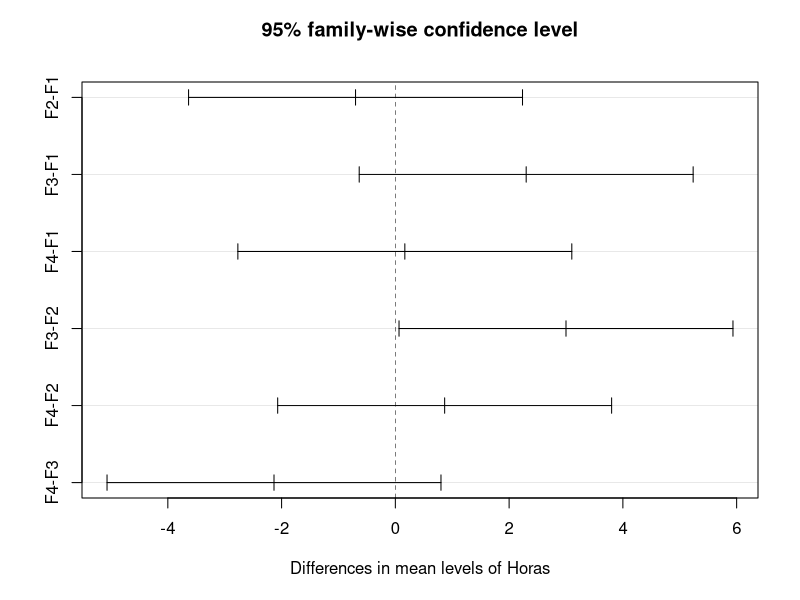
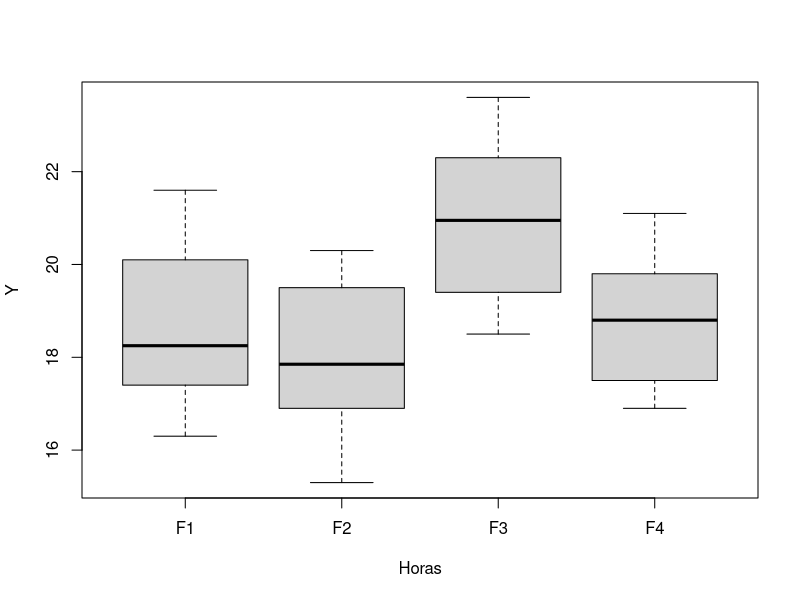
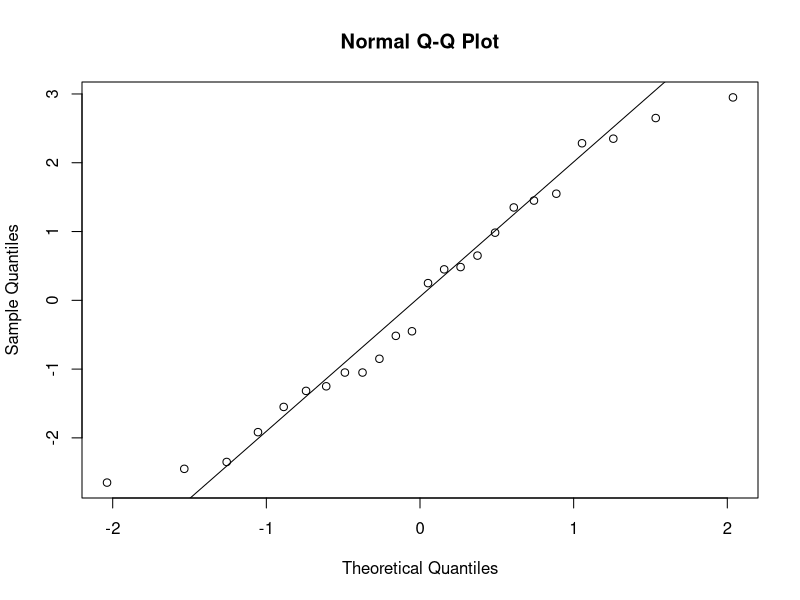

Source code (R) for these figures, in order:
F1<-c(17.6,18.9,16.3,17.4,20.1,21.6)
F2<-c(16.9,15.3,18.6,17.1,19.5,20.3)
F3<-c(21.4,23.6,19.4,18.5,20.5,22.3)
F4<-c(19.3,21.1,16.9,17.5,18.3,19.8)



df<-data.frame(F1,F2,F3,F4)
df
df<-stack(df)
names(df)<-c("Y","Horas")
df

modelo<-aov(Y~Horas,data=df)
summary(modelo)

tk1<-TukeyHSD(modelo)
tk1
plot(tk1)

boxplot(Y~Horas,data=df)

qqnorm(modelo$residuals)
qqline(modelo$residuals)




